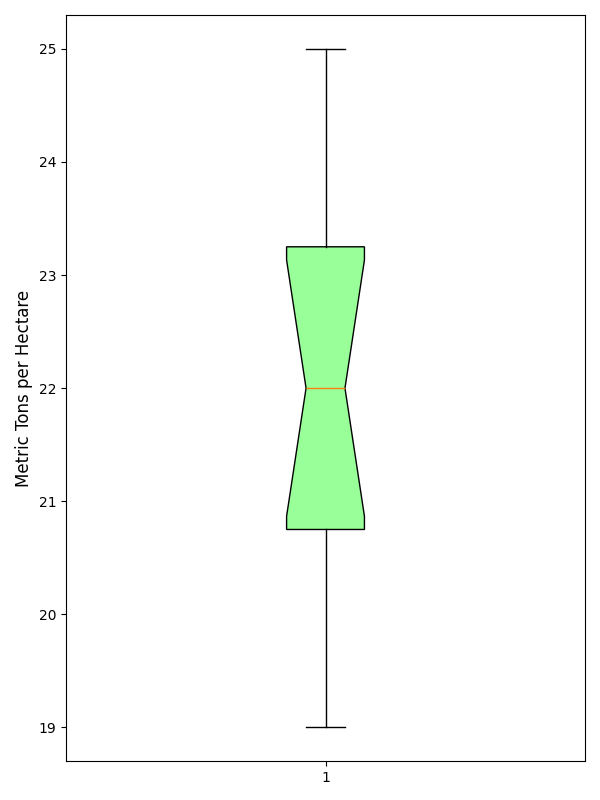

Python code for this plot:
import matplotlib.pyplot as plt

mars_yields = [20, 23, 21, 19, 25, 22, 24, 23, 20, 22, 21, 24]

plt.figure(figsize=(6, 8))
box = plt.boxplot(mars_yields, vert=True, patch_artist=True, notch=True, whis=1.5)

# Set the appearance of the box without customizing
for patch in box['boxes']:
    patch.set_facecolor('#99FF99')  # Using a constant color

plt.ylabel("Metric Tons per Hectare", fontsize=12)

plt.tight_layout()
plt.show()
